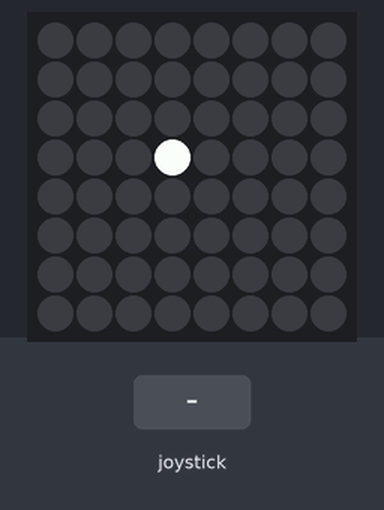
Bench run of a program on a simulated Raspberry Pi (BCM pin numbers) with a Sense HAT. Parts: the Sense HAT's 8×8 RGB LED matrix. The inputs (shaded band) are chosen by the test bench.

Above: at 1.2 s.
1.3 s: joystick pushed up
At 1.8 s:
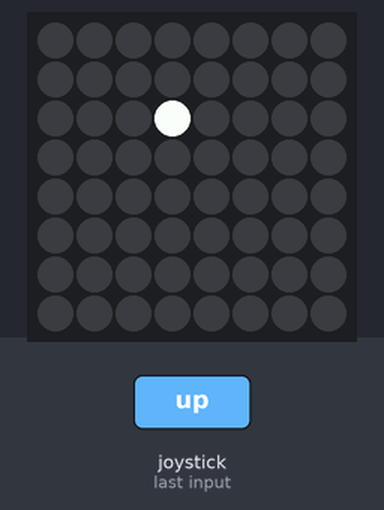
2.8 s: joystick pushed left
At 4.0 s:
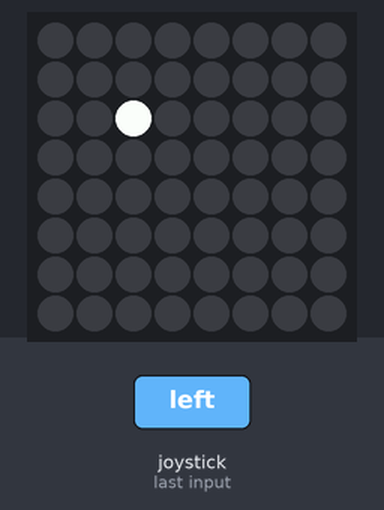
4.3 s: joystick pushed down
At 5.3 s:
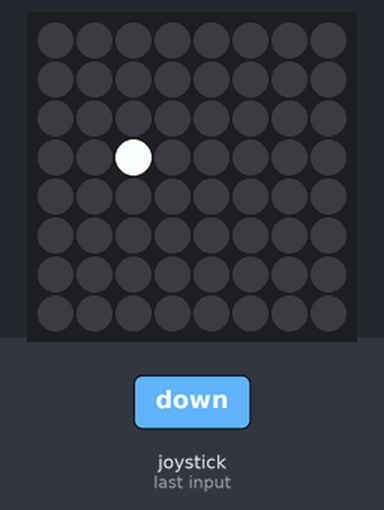
5.8 s: joystick pushed down
At 6.4 s:
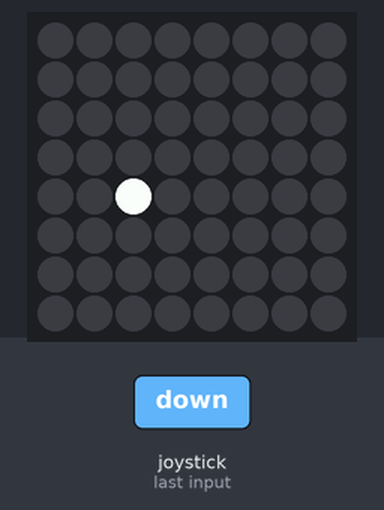
7.3 s: joystick pushed right
At 8.5 s:
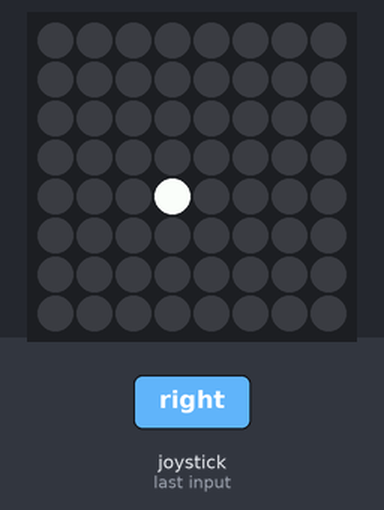
8.8 s: joystick pushed right
At 9.9 s:
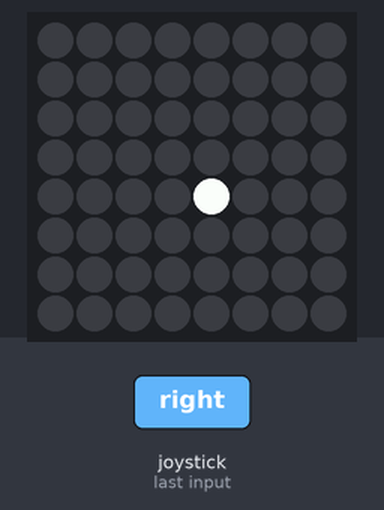
Timing chart, 0 to 11.3 s (numbered marks = the images above; inputs shaded):
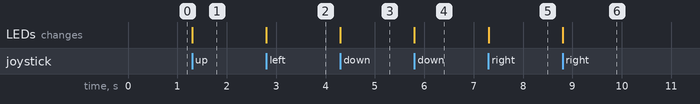

The program:

sense_hat_joy_stick_test.py
```python
import sys
from signal import pause
from sense_hat import SenseHat, ACTION_PRESSED, ACTION_HELD, ACTION_RELEASED

sense = SenseHat()

light_color = (255,255,255)
x, y = 3, 3

def clamp(value, min_value=0, max_value=7):
    return min(max_value, max(min_value, value))

def pushed_up(event):
    global y
    if event.action != ACTION_RELEASED:
        y = clamp(y - 1)

def pushed_down(event):
    global y
    if event.action != ACTION_RELEASED:
        y = clamp(y + 1)

def pushed_left(event):
    global x
    if event.action != ACTION_RELEASED:
        x = clamp(x - 1)

def pushed_right(event):
    global x
    if event.action != ACTION_RELEASED:
        x = clamp(x + 1)

def refresh():
    sense.clear()
    sense.set_pixel(x, y, light_color)

sense.stick.direction_up = pushed_up
sense.stick.direction_down = pushed_down
sense.stick.direction_left = pushed_left
sense.stick.direction_right = pushed_right
sense.stick.direction_any = refresh

refresh()
while True:
    pause()
```

Measured:
- after the input at 1.3 s, the LEDs: change at once (image 1)
- after the input at 2.8 s, the LEDs: change at once (image 2)
- after the input at 4.3 s, the LEDs: change at once (image 3)
- after the input at 5.8 s, the LEDs: change at once (image 4)
- after the input at 7.3 s, the LEDs: change at once (image 5)
- after the input at 8.8 s, the LEDs: change at once (image 6)
